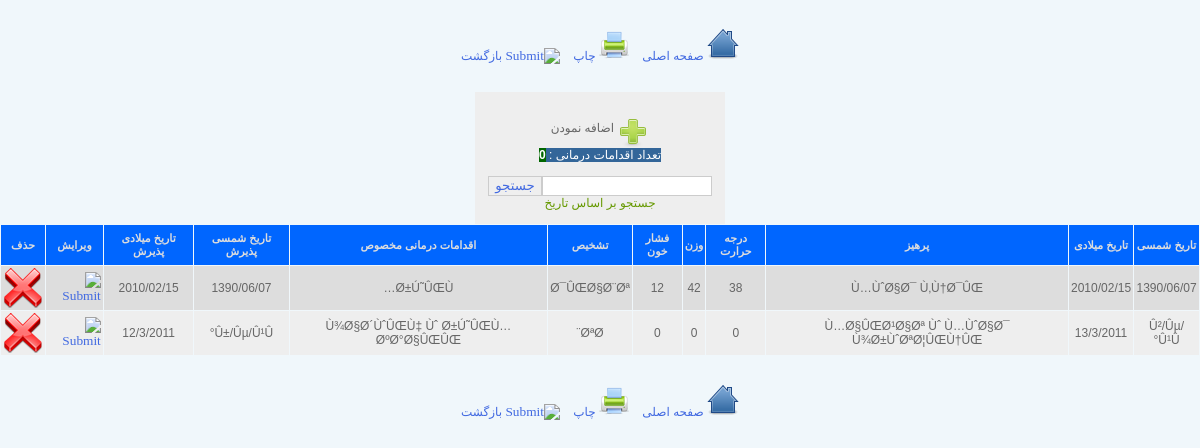
The page /admin/searchMeasureOfTreatment.php (signed in) on the database its author committed.
### tables this page shows
CREATE TABLE IF NOT EXISTS `measureoftreatment` (
  `measureOfTreatmentId` int(20) NOT NULL,
  `patientId` int(20) NOT NULL,
  `dateEN` varchar(200) NOT NULL,
  `dateFA` varchar(200) NOT NULL,
  `diet` varchar(200) NOT NULL,
  `TPR` int(20) NOT NULL,
  `weight` int(20) NOT NULL,
  `BP` int(20) NOT NULL,
  `diagnosis` varchar(200) NOT NULL,
  `operationsSpecialTreatments` varchar(200) NOT NULL,
  `admDateEN` varchar(200) NOT NULL,
  `admDateFA` varchar(200) NOT NULL,
  PRIMARY KEY (`measureOfTreatmentId`)
);

### class/connection.php (called while the page is built, shortened)
<?php
class connection{
	var $link;
	function getdbSettings() {
		$dbSettings['hostName']=$hostName;
		$dbSettings['dbName']=$dbName;
		$dbSettings['dbUser']=$dbUser;
		$dbSettings['dbPass']=$dbPass;
		return $dbSettings;
	}
	function dbConnect() {
		$dbSettings=$this->getdbSettings();
		$hostName=$dbSettings['hostName'];
		$dbName=$dbSettings['dbName'];
		$dbUser=$dbSettings['dbUser'];
		$dbPass=$dbSettings['dbPass'];
		$dbConnectResult=mysql_connect($hostName, $dbUser, $dbPass);
		$this->link=$dbConnectResult;
        if (mysql_select_db($dbName,$dbConnectResult)){
		   return $dbConnectResult;}
		else{
			 $this->closeConnection();
		     return false;}
	}
	function queryRun($query){
		$con3=$this->link;
		$result3=mysql_query($query,$con3);
        if($result3){
			return $result3;}
	    else{
			$this->closeConnection();
			return false;}
	}
}
?>

### admin/searchMeasureOfTreatment.php (the view, shortened to what this page needs)
<!DOCTYPE html PUBLIC "-//W3C//DTD XHTML 1.0 Transitional//EN" "http://www.w3.org/TR/xhtml1/DTD/xhtml1-transitional.dtd">
<html xmlns="http://www.w3.org/1999/xhtml">
<head>
<link rel="stylesheet" type="text/css" href="../themes/default/css/index.css"/>
</head>
<body>
<?php
include("header.php");
$patientId=$_POST['patientId'];
require('../class/connection.php');
$connector=new connection();
$query="SELECT * FROM MeasureOfTreatment WHERE patientId='$patientId'";
$result=$connector->queryRun($query);
$num_rows = mysql_num_rows($result);
$numberOfMeasureOfTreatment=$num_rows;
?>
<table width="250" border="0" cellspacing="0" cellpadding="0" dir="rtl" align="center" bgcolor="#EEEEEE">
  <tr height="10px"><td></td></tr>
  <tr>
    <td align="center"><br /><form method="post" action="addMeasureOfTreatment.php">
<input type="image" src="../themes/default/images/addIcon.png" align="middle" style="border:none" /> اضافه نمودن</td>
  </tr>
  <tr>
    <td align="center"><span style="background:#336699; color:#FFFFFF">تعداد اقدامات درمانی : </span><?php echo '<span style="background:#006600; color:#FFFFFF; font-weight:bold">'.$numberOfMeasureOfTreatment.'</span>'; ?></td>
  </tr>
  <tr><td><form method="post" action="searchMeasureOfTreatment.php">
<table align="center" border="0" cellpadding="0" cellspacing="0">
<tr><td align="center">
<br />
<input type="text" name="search" /><input type="submit" value="جستجو" />
<br />
<span style="color:#690">جستجو بر اساس تاریخ</span>
<br /><br />
</td></tr>
</table>
</form>
</td></tr>
</table>
<table border="0" cellpadding="2" cellspacing="1" width="100%" dir="rtl" align="center">
<tr align="center" height="40px" bgcolor="#0066FF" style="color:#DDDDDD; font-size:11px">
    <th>تاریخ شمسی</th>
    <th>تاریخ میلادی</th>
    <th>پرهیز</th>
    <th>درجه حرارت</th>
    <th>وزن</th>
    <th>فشار خون</th>
    <th>تشخیص</th>
    <th>اقدامات درمانی مخصوص</th>
    <th>تاریخ شمسی پذیرش</th>
    <th>تاریخ میلادی پذیرش</th>
    <th>ویرایش</th>
    <th>حذف</th>
</tr>
<?php
$connector=new connection();
$search=$_POST['search'];
if($_POST['patientId']!=''){
$query = "(SELECT * FROM measureoftreatment WHERE patientId='$patientId' AND dateEN LIKE '%$search%' OR patientId='$patientId' AND dateFA LIKE '%$search%')";
}else{
$query = "(SELECT * FROM measureoftreatment WHERE dateEN LIKE '%$search%' OR dateFA LIKE '%$search%')";
}
$result=$connector->queryRun($query);
$counter=0;
while($row = mysql_fetch_array($result))
  {
	if($counter%2==0) $bgCondition='#DDDDDD'; else $bgCondition='#EEEEEE';
	$counter++;
	echo '<tr bgcolor="'.$bgCondition.'">' ;
	echo '<td align=center>'.$row['dateFA'].'</td>';
	echo '<td align=center>'.$row['dateEN'].'</td>';
	echo '<td align=center>'.$row['diet'].'</td>';
	echo '<td align=center>'.$row['TPR'].'</td>';
	echo '<td align=center>'.$row['weight'].'</td>';
	echo '<td align=center>'.$row['BP'].'</td>';
	echo '<td align=center>'.$row['diagnosis'].'</td>';
	echo '<td align=center>'.$row['operationsSpecialTreatments'].'</td>';
	echo '<td align=center>'.$row['admDateFA'].'</td>';
	echo '<td align=center>'.$row['admDateEN'].'</td>';
	echo '<td align=center><form method="post" action="editMeasureOfTreatment.php"><input type="hidden" name="measureOfTreatmentId" id="measureOfTreatmentId" value="'.$row['measureOfTreatmentId'].'" /><input type="image" src="../themes/default/images/editIcon.png" style="border:hidden" /></td></form>';
	echo '<td align=center><input type="hidden" name="measureOfTreatmentId" id="measureOfTreatmentId" value="'.$row['measureOfTreatmentId'].'" /><input type="image" src="../themes/default/images/removeIcon.png" onclick="showDeleteDiv(\''.$row['measureOfTreatmentId'].'\')" style="border:hidden" /></td>';
	echo '</tr>';
  }
?>
</table>
<?php
include("header.php");
?>
<div id="outerDeleteDiv">
</div>
</body>
</html>

### themes/default/css/index.css (style rules this page uses)
body { font-family:Tahoma, Geneva, sans-serif; font-size:12px; color:#666; background:#F0F7FB; margin:0px; }
#outerDeleteDiv { position: fixed; top: 50%; left: 0px; width: 100%; height: 1px; }
input { direction:rtl; font-family:tahoma; border:#CCCCCC thin solid; color:royalblue; }

### rows shown on the page
measureoftreatment: dateFA "1390/06/07", dateEN "2010/02/15", diet "Ù…ÙˆØ§Ø¯ Ù‚Ù†Ø¯ÛŒ", TPR "38", weight "42", BP "12", diagnosis "Ø¯ÛŒØ§Ø¨Øª", operationsSpecialTreatments "Ø±Ú˜ÛŒÙ…", admDateFA "1390/06/07", admDateEN "2010/02/15"
measureoftreatment: dateFA "Û²/Ûµ/Û¹Û°", dateEN "13/3/2011", diet "Ù…Ø§ÛŒØ¹Ø§Øª Ùˆ Ù…ÙˆØ§Ø¯ Ù¾Ø±ÙˆØªØ¦ÛŒÙ†ÛŒ", TPR "0", weight "0", BP "0", diagnosis "ØªØ¨", operationsSpecialTreatments "Ù¾Ø§Ø´ÙˆÛŒÙ‡ Ùˆ Ø±Ú˜ÛŒÙ… ØºØ°Ø§ÛŒÛŒ", admDateFA "Û±/Ûµ/Û¹Û°", admDateEN "12/3/2011"

### other values the page prints
$numberOfMeasureOfTreatment "0"
